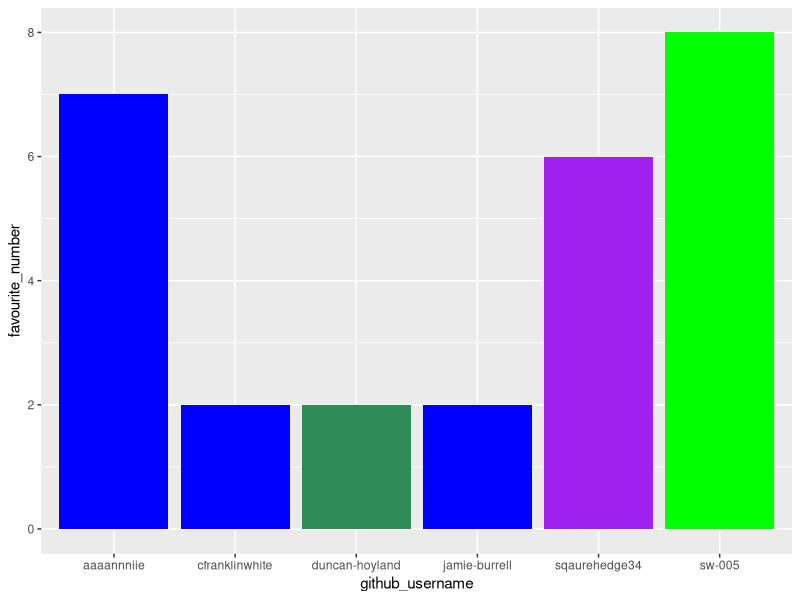
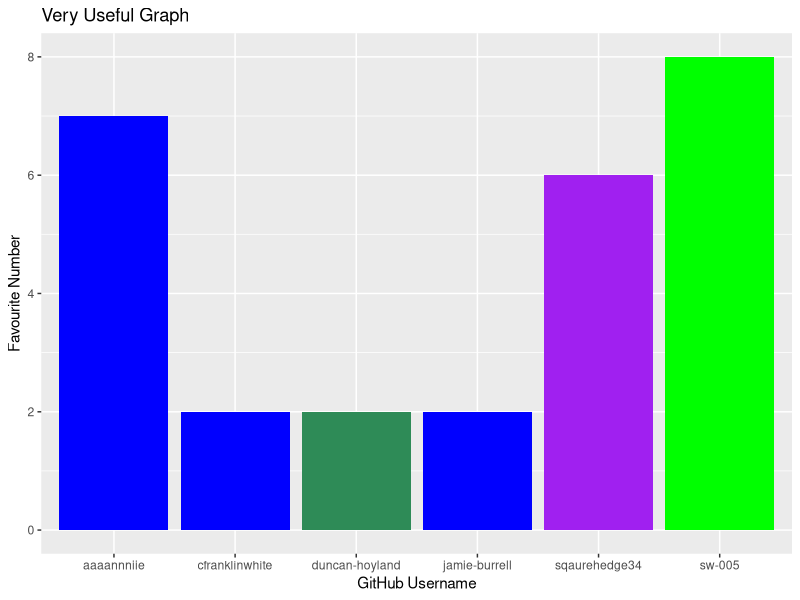
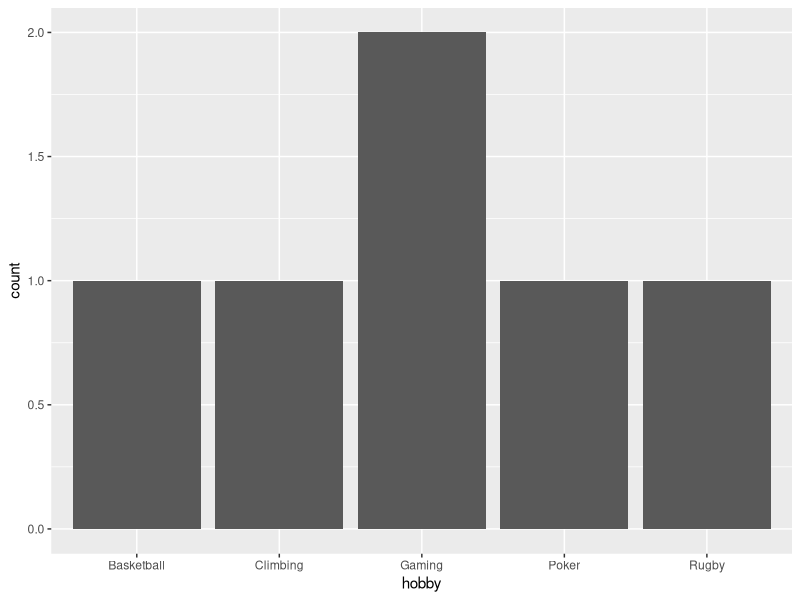

The R source for these figures, in order:
## ---- chunk 1
library(tidyverse) 
## ---- chunk 2
team_data <- tibble(
  name = c("Charlie Franklin-White", "Jamie Burrell", "Dru Keiri", 
           "Sean Wang", "Annie Loi", "Duncan Hoyland"),
  github_username = c("cfranklinwhite", "jamie-burrell", "sqaurehedge34", 
                      "sw-005", "aaaannniie", "duncan-hoyland"), 
  colour = c("blue", "blue", "purple", "green", 
             "blue", "seagreen"),
  hobby = c("Poker", "Climbing", "Basketball", 
            "Gaming", "Gaming", "Rugby"),
  favourite_number = c(2, 2, 6, 8, 7, 2 )
  )

team_data
## ---- chunk 3
p1 <- ggplot(data = team_data, 
             mapping = aes(x = github_username, 
                           y = favourite_number,
                           fill = colour), 
             ) +
   geom_col() +
   scale_fill_identity()
p1
## ---- chunk 4
p1 + labs(x = "GitHub Username", 
          y = "Favourite Number",
          title = "Very Useful Graph")
## ---- chunk 5
p2 <- ggplot(team_data, aes(x = hobby)) +
  geom_bar()
p2
